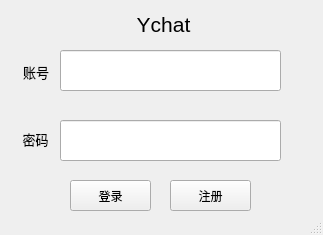
<?xml version="1.0" encoding="UTF-8"?>
<ui version="4.0">
 <class>LoginW</class>
 <widget class="QMainWindow" name="LoginW">
  <property name="geometry">
   <rect>
    <x>0</x>
    <y>0</y>
    <width>323</width>
    <height>235</height>
   </rect>
  </property>
  <property name="mouseTracking">
   <bool>false</bool>
  </property>
  <property name="windowTitle">
   <string>MainWindow</string>
  </property>
  <widget class="QWidget" name="centralwidget">
   <widget class="QPushButton" name="loginBu">
    <property name="geometry">
     <rect>
      <x>70</x>
      <y>180</y>
      <width>81</width>
      <height>31</height>
     </rect>
    </property>
    <property name="text">
     <string>登录</string>
    </property>
   </widget>
   <widget class="QLabel" name="label_1">
    <property name="geometry">
     <rect>
      <x>23</x>
      <y>52</y>
      <width>31</width>
      <height>41</height>
     </rect>
    </property>
    <property name="text">
     <string>&lt;html&gt;&lt;head/&gt;&lt;body&gt;&lt;p&gt;&lt;span style=&quot; font-size:10pt;&quot;&gt;账号&lt;/span&gt;&lt;/p&gt;&lt;/body&gt;&lt;/html&gt;</string>
    </property>
   </widget>
   <widget class="QLabel" name="label_2">
    <property name="geometry">
     <rect>
      <x>20</x>
      <y>119</y>
      <width>31</width>
      <height>41</height>
     </rect>
    </property>
    <property name="text">
     <string>&lt;html&gt;&lt;head/&gt;&lt;body&gt;&lt;p align=&quot;center&quot;&gt;&lt;span style=&quot; font-size:10pt;&quot;&gt;密码&lt;/span&gt;&lt;/p&gt;&lt;/body&gt;&lt;/html&gt;</string>
    </property>
   </widget>
   <widget class="QLineEdit" name="line_user">
    <property name="geometry">
     <rect>
      <x>60</x>
      <y>50</y>
      <width>221</width>
      <height>41</height>
     </rect>
    </property>
   </widget>
   <widget class="QLineEdit" name="line_passwd">
    <property name="geometry">
     <rect>
      <x>60</x>
      <y>120</y>
      <width>221</width>
      <height>41</height>
     </rect>
    </property>
   </widget>
   <widget class="QPushButton" name="signBu">
    <property name="geometry">
     <rect>
      <x>170</x>
      <y>180</y>
      <width>81</width>
      <height>31</height>
     </rect>
    </property>
    <property name="text">
     <string>注册</string>
    </property>
   </widget>
   <widget class="QLabel" name="logintitle">
    <property name="geometry">
     <rect>
      <x>73</x>
      <y>12</y>
      <width>181</width>
      <height>20</height>
     </rect>
    </property>
    <property name="text">
     <string>&lt;html&gt;&lt;head/&gt;&lt;body&gt;&lt;p align=&quot;center&quot;&gt;&lt;span style=&quot; font-size:16pt;&quot;&gt;Ychat&lt;/span&gt;&lt;/p&gt;&lt;/body&gt;&lt;/html&gt;</string>
    </property>
   </widget>
  </widget>
  <widget class="QStatusBar" name="statusbar"/>
 </widget>
 <resources/>
 <connections/>
</ui>
